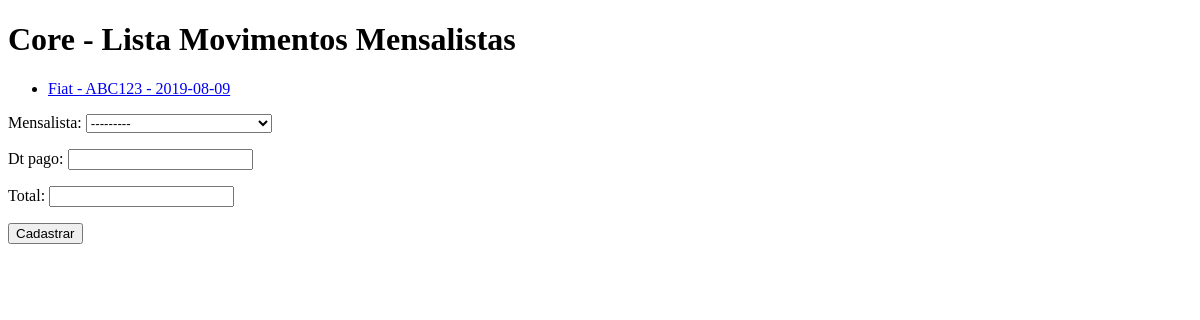
Page /core/movimento-mensalista/ on the earlier database version.
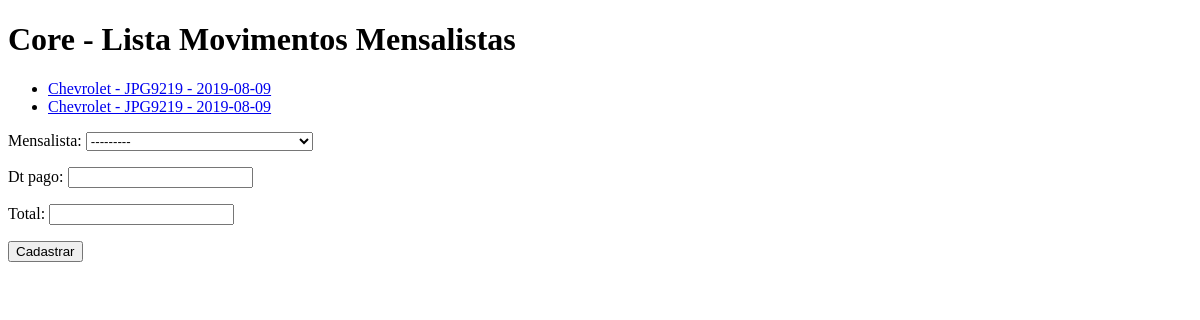
Same page on the later database version.
### core/models.py (models this page shows, shortened)
class MovMensalista(models.Model):
    mensalista = models.ForeignKey(Mensalista, on_delete=models.CASCADE)
    dt_pago = models.DateField()
    total = models.DecimalField(max_digits=6, decimal_places=2)

class Mensalista(models.Model):
    veiculo = models.ForeignKey(Veiculos, on_delete=models.CASCADE)
    inicio = models.DateField()
    valor_mes = models.DecimalField(max_digits=6, decimal_places=2)
    def __str__(self):
        return str(self.veiculo) + ' - ' + str(self.inicio)

class Veiculos(models.Model):
    nome = models.ForeignKey(Marca, on_delete=models.CASCADE)
    proprietario = models.ForeignKey(Pessoa, on_delete=models.CASCADE)
    placa = models.CharField(max_length=7)
    cor = models.CharField(max_length=15)
    obs = models.TextField()
    def __str__(self):
        return (self.nome.nome + ' - ' + self.placa)

class Marca(models.Model):
    nome = models.CharField(max_length=50)

### core/views.py (the view)
# urls.py: path('movimento-mensalista/', lista_mov_mes, name='core_url_mov_mensalista'),
def lista_mov_mes(request):
    mov_mensal = MovMensalista.objects.all()
    form = MovMesForm()
    return render(request, 'core/lista_mov_mensal.html', {'mov_mensal': mov_mensal, 'form': form})

### core/forms.py
class MovMesForm(ModelForm):
    class Meta:
        model = MovMensalista
        fields = '__all__'

### core/templates/core/lista_mov_mensal.html (shortened to what this page needs)
<!doctype html>
<html lang="en">
<head>
</head>
<body>
	<h1>Core - Lista Movimentos Mensalistas</h1>
	<ul>
	{% for mm in mov_mensal %}
		<li><a href="{% url 'core_url_mov_men_update' mm.id %}"> {{mm.mensalista}}</a></li>
	{% endfor %}
	</ul>
	<form action="{% url 'core_url_mov_mensalista_novo' %}" method="POST">
		{{ form.as_p }}
		<button type="submit">Cadastrar</button>
	</form>
</body>
</html>

Differences in the rows shown:
changed through a linked row, MovMensalista (number 1 of 2 on the later page): mensalista "Fiat - ABC123 - 2019-08-09" → "Chevrolet - JPG9219 - 2019-08-09"
added MovMensalista: mensalista "Chevrolet - JPG9219 - 2019-08-09"
